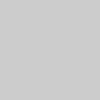
Frame 1 (no input)
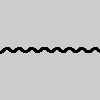
Frame 60 (the mouse pressed at the canvas centre just before this capture)
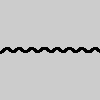
Frame 120 (the mouse held since frame 60 and released just before this capture)

The Processing sketch that drew these frames (run headless with seeded random() and noise(); from frame 60 on, the mouse is pressed at the canvas centre):

// Processing sketch: processing_83312
// ── processing_83312.pde

ArrayList puntosY;
ArrayList puntosX;
int i=0;


void setup () {
  puntosX=new ArrayList();
  puntosY=new ArrayList();
}

void draw () {
  smooth();
  puntosX.add(i);
  puntosY.add(cos(i));
  i++;
  translate(0,height/2);
  scale(2);
  if (i>0) {
   for (int pos=1;pos < puntosX.size();pos++) {
     line((Integer) puntosX.get(pos-1),(Float) puntosY.get(pos-1),(Integer) puntosX.get(pos),(Float) puntosY.get(pos));
   }
  }

}
